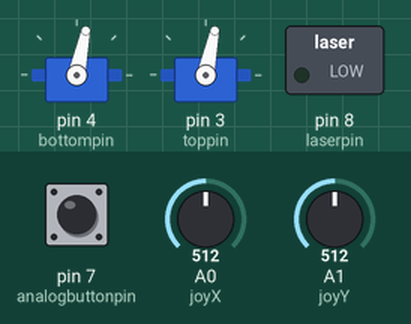
Simulated run of this sketch. Board: Arduino Uno, built with avr-gcc and run on an emulated ATmega328P. Parts: 2 × servo, switched loads named in the sketch (green lamp = pin HIGH). The inputs (shaded band) are chosen by the test bench; at power-on: pin 7 (analogbuttonpin) HIGH, A0 (joyX) = 512, A1 (joyY) = 512.

Above: at 1.2 s.
1.3 s: pin 7 (analogbuttonpin) pulled LOW for 1 s
At 3.0 s:
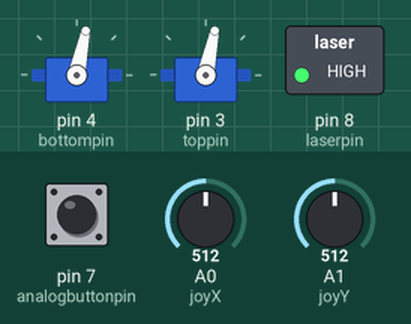
3.8 s: A0 (joyX) set to 716
At 4.5 s:
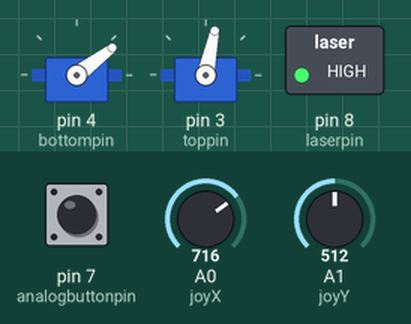
5.3 s: A1 (joyY) set to 716
At 5.7 s:
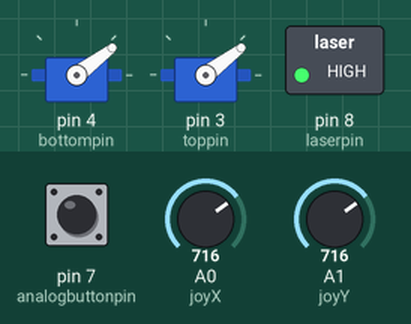
6.8 s: pin 7 (analogbuttonpin) pulled LOW for 0.15 s
At 8.1 s:
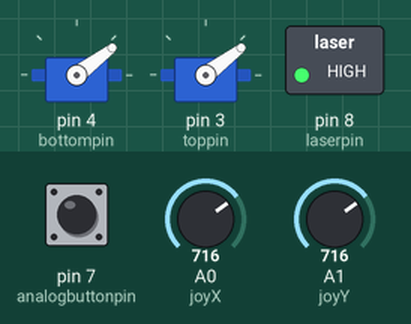
8.4 s: A0 (joyX) set to 900
At 9.2 s:
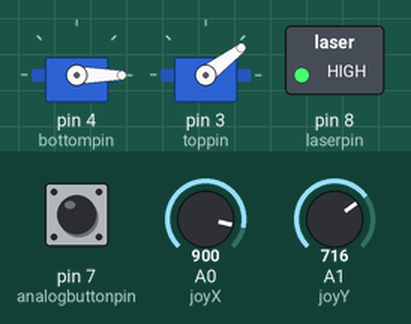
9.9 s: A1 (joyY) set to 511
At 10.4 s:
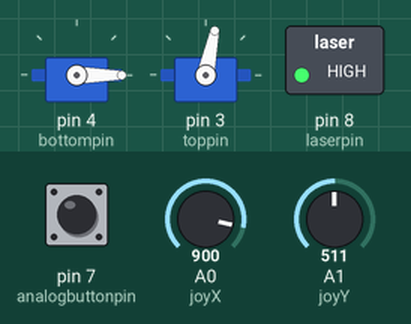
Timing chart, 0 to 12.4 s (numbered marks = the images above; inputs shaded):
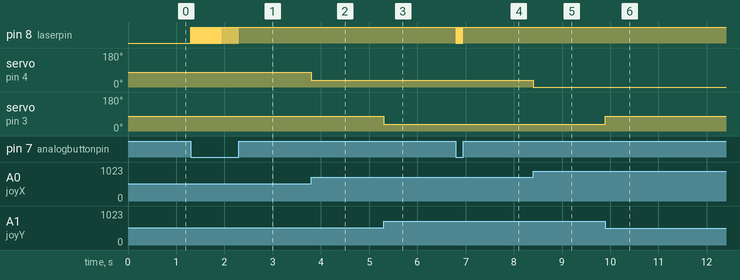

Measured:
- after the input at 1.3 s, pin 8 (laserpin): alternates HIGH for 0.02 s and LOW for 0.02 s, 65 changes in all, then stays HIGH, starting at once
- after the input at 3.8 s, servo on pin 4 (bottompin): 78° → 37° at once
- after the input at 5.3 s, servo on pin 3 (toppin): 78° → 37° at once
- after the input at 6.8 s, pin 8 (laserpin): alternates HIGH for 0.02 s and LOW for 0.02 s, 10 changes in all, then stays HIGH, starting at once
- after the input at 8.4 s, servo on pin 4 (bottompin): 37° → 0° at once
- after the input at 9.9 s, servo on pin 3 (toppin): 37° → 78° at once

The sketch:

CatLaserCode.ino
```cpp
#include <Servo.h>
//joystick pins
#define joyX A0
#define joyY A1
//servo pins
Servo bottom;
Servo top;
int bottompin = 4;
int toppin = 3;
//laser pin
int laserpin = 8;
//button pin and state
int analogbuttonpin = 7;
int buttonState;
bool on = false;

void setup() {

  //for laser
  pinMode(laserpin, OUTPUT);
  //for servos
  bottom.attach(bottompin);
  top.attach(toppin);
  //for button
  pinMode(analogbuttonpin, INPUT_PULLUP);
}

void loop() {
  //This turns the laser on or off whenever the button is pressed
  buttonState = digitalRead(analogbuttonpin);
  if (buttonState == LOW ) {
    if (on == false) {
      digitalWrite(laserpin, HIGH);
      on = true;
      delay(15);
    } else {
      digitalWrite(laserpin, LOW);
      on = false;
      delay(15);
    }

  }


  //This converts the joystick values to the servo angles
  int xValue = analogRead(joyX);
  int yValue = analogRead(joyY);
  float conversion = 1023/180;
  int bottomangle = xValue / conversion;
  int topangle = yValue / conversion;
  bottomangle = 180 - bottomangle;
  topangle = 180 - topangle;

  //prevents laser from pointing too low
  if (topangle < 30) {
    topangle = 30;
  }
  //moves servos
  bottom.write(bottomangle);
  top.write(topangle);


}
```
